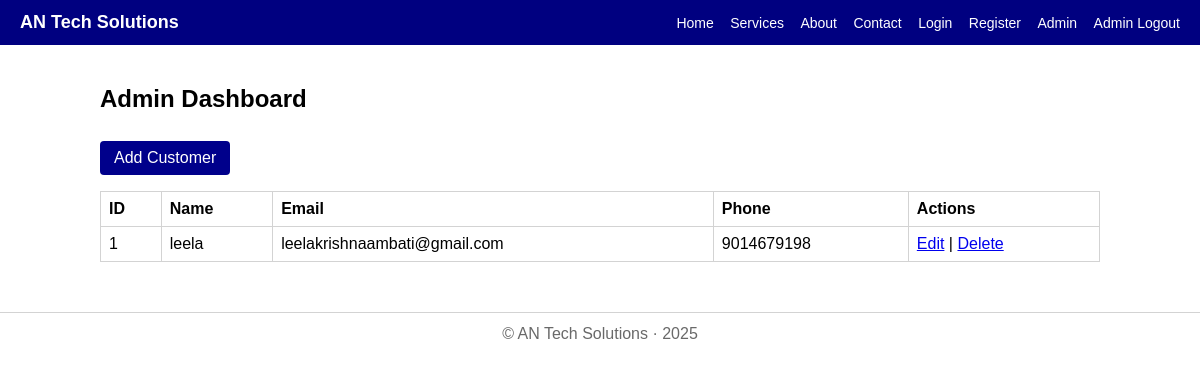
The app's page /admin/dashboard (signed in) with its own data.
### tables this page shows
CREATE TABLE customers (
            id INTEGER PRIMARY KEY AUTOINCREMENT,
            name TEXT NOT NULL,
            email TEXT UNIQUE NOT NULL,
            phone TEXT
        );

### app.py (the view)
@app.route("/admin/dashboard")
def admin_dashboard():
    if "admin" not in session:
        return redirect(url_for("admin_login"))
    conn = get_db_connection()
    customers = conn.execute("SELECT * FROM customers ORDER BY id DESC").fetchall()
    conn.close()
    return render_template("admin_dashboard.html", customers=customers)

### app.py (called while the page is built)
def get_db_connection():
    conn = sqlite3.connect("database.db")
    conn.row_factory = sqlite3.Row
    return conn

@app.context_processor
def inject_globals():
    return {"COMPANY_NAME": COMPANY_NAME}

### templates/admin_dashboard.html (shortened to what this page needs)
{% extends "base.html" %}
{% block content %}
<h2>Admin Dashboard</h2>
<p><a class="btn" href="{{ url_for('admin_add_customer') }}">Add Customer</a></p>
<table class="table">
  <thead><tr><th>ID</th><th>Name</th><th>Email</th><th>Phone</th><th>Actions</th></tr></thead>
  <tbody>
    {% for c in customers %}
      <tr>
        <td>{{ c['id'] }}</td>
        <td>{{ c['name'] }}</td>
        <td>{{ c['email'] }}</td>
        <td>{{ c['phone'] }}</td>
        <td>
          <a href="{{ url_for('admin_edit_customer', cid=c['id']) }}">Edit</a> |
          <a href="{{ url_for('admin_delete_customer', cid=c['id']) }}" onclick="return confirm('Delete this customer?')">Delete</a>
        </td>
      </tr>
    {% endfor %}
  </tbody>
</table>
{% endblock %}

### static/style.css (style rules this page uses)
body { font-family: Arial, sans-serif; margin: 0; color: black; }
.btn { display: inline-block; background: darkblue; color: white; padding: 8px 14px; text-decoration: none; border-radius: 4px; margin-top: 8px; }
.table { width: 100%; border-collapse: collapse; margin-top: 12px; }
.table th, .table td { border: 1px solid lightgray; padding: 8px; text-align: left; }

### records on screen
customers: id "1", name "leela", email "leelakrishnaambati@gmail.com", phone "9014679198"

### other values on screen
{{ COMPANY_NAME }} "AN Tech Solutions"
